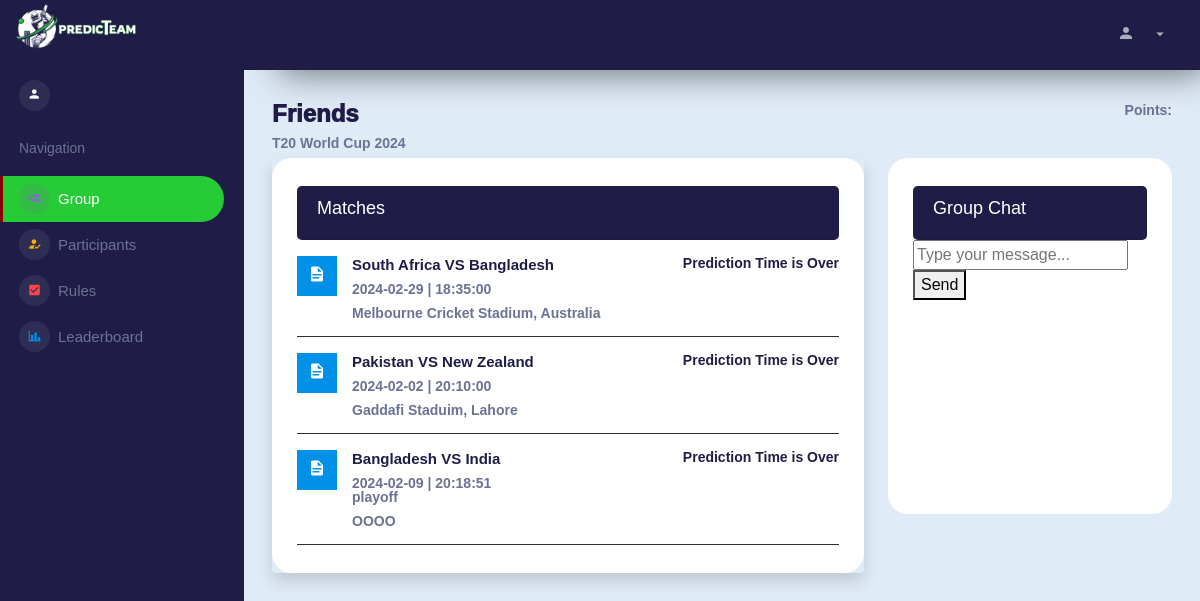
The app's page /User/group_details.php?group_id=4 (signed in) with its own data.
### tables this page shows
CREATE TABLE `groups` (
  `group_id` int(11) NOT NULL,
  `groupName` varchar(255) NOT NULL,
  `tournamentid` int(11) NOT NULL,
  `admin_id` int(11) DEFAULT NULL,
  `rules_id` int(11) NOT NULL
);

CREATE TABLE `tournaments` (
  `tournamentName` varchar(255) NOT NULL,
  `startDate` date NOT NULL,
  `endDate` date NOT NULL,
  `tournamentid` int(11) NOT NULL
);

CREATE TABLE `matches` (
  `match_id` int(11) NOT NULL,
  `tournamentid` int(11) NOT NULL,
  `team1_id` int(11) NOT NULL,
  `team2_id` int(11) NOT NULL,
  `match_date` date NOT NULL,
  `match_time` time NOT NULL,
  `venue` varchar(255) NOT NULL,
  `result` int(255) DEFAULT NULL,
  `match_type` varchar(255) NOT NULL
);

CREATE TABLE `teams` (
  `teamid` int(11) NOT NULL,
  `teamName` varchar(100) NOT NULL
);

### User/group_details.php (the view, shortened to what this page needs)
<?php
include '../includes/database.php';
if (isset($_SESSION['user_id'])) {
  $group_id = isset($_GET['group_id']) ? $_GET['group_id'] : null;
  if (!empty($group_id)) {
    $groupQuery = "SELECT groups.groupName, tournaments.tournamentName, tournaments.tournamentid
                   FROM groups
                   INNER JOIN tournaments ON groups.tournamentid = tournaments.tournamentid
                   WHERE groups.group_id = '$group_id'";
    $groupResult = mysqli_query($con, $groupQuery);
    if ($groupResult && mysqli_num_rows($groupResult) > 0) {
      $groupData = mysqli_fetch_assoc($groupResult);
      $groupName = $groupData['groupName'];
      $tournamentId = $groupData['tournamentid'];
      $tournamentName = $groupData['tournamentName'];
      $matchesQuery = "SELECT matches.*, team1.teamName AS team1Name, team2.teamName AS team2Name
            FROM matches
            INNER JOIN teams AS team1 ON matches.team1_id = team1.teamid
            INNER JOIN teams AS team2 ON matches.team2_id = team2.teamid
            WHERE matches.tournamentid = $tournamentId;";
      $matchesResult = mysqli_query($con, $matchesQuery);
    }
  }
?>
  <!DOCTYPE html>
  <html lang="en">
  <head>
    <link rel="stylesheet" href="../assets/vendors/mdi/css/materialdesignicons.min.css">
    <link rel="stylesheet" href="../assets/vendors/css/vendor.bundle.base.css">
    <link rel="stylesheet" href="../assets/vendors/jvectormap/jquery-jvectormap.css">
    <link rel="stylesheet" href="../assets/vendors/flag-icon-css/css/flag-icon.min.css">
    <link rel="stylesheet" href="../assets/vendors/owl-carousel-2/owl.carousel.min.css">
    <link rel="stylesheet" href="../assets/vendors/owl-carousel-2/owl.theme.default.min.css">
    <link rel="stylesheet" href="../assets/css/style.css">
    <link rel="stylesheet" href="../assets/css/custom.css">
  </head>
  <body style="font-family: 'Poppins', sans-serif;font-weight:600 ;color:#1f1d47">
    <div class="container-scroller">
      <nav class="sidebar sidebar-offcanvas" style="background-color: #1f1d47" id="sidebar">
        <div class="sidebar-brand-wrapper d-none d-lg-flex align-items-center justify-content-center fixed-top" style="background-color: #1f1d47">
          <a href="dashboard.php"><img class="ml-3" width="80%" src="../images/donelogo.png" alt="logo" /></a>
        </div>
        <ul class="nav">
          <li class="nav-item profile">
            <div class="profile-desc">
              <div class="profile-pic">
                <div class="count-indicator">
                  <div class="menu-icon">
                  </div>
                </div>
              </div>
            </div>
          </li>
          <li class="nav-item nav-category">
            <span class="nav-link">Navigation</span>
          </li>
          <li class="nav-item menu-items">
            <a class="nav-link" href="group_details.php?group_id=<?php echo $group_id; ?>">
              <span class="menu-icon">
                <i class="mdi mdi-account-multiple-plus"></i>
              </span>
              <span class="menu-title">Group</span>
            </a>
          </li>
          <li class="nav-item menu-items">
            <a class="nav-link" href="participants.php?group_id=<?php echo $group_id; ?>">
              <span class="menu-icon">
                <i class="mdi mdi-account-check"></i>
              </span>
              <span class="menu-title">Participants</span>
            </a>
          </li>
          <li class="nav-item menu-items">
            <a class="nav-link" href="rules_display.php?group_id=<?php echo $group_id; ?>">
              <span class="menu-icon">
                <i class="mdi mdi-checkbox-marked"></i>
              </span>
              <span class="menu-title">Rules</span>
            </a>
          </li>
          <li class="nav-item menu-items">
            <a class="nav-link" href="leaderboard.php?group_id=<?php echo $group_id; ?>">
              <span class="menu-icon">
                <i class="mdi mdi-chart-bar"></i>
              </span>
              <span class="menu-title">Leaderboard</span>
            </a>
          </li>
        </ul>
      </nav>
      <div class="container-fluid page-body-wrapper">
        <nav class="navbar p-0 fixed-top d-flex flex-row">
          <div class="navbar-menu-wrapper flex-grow d-flex align-items-stretch" style="background-color: #1f1d47">
            <ul class="navbar-nav navbar-nav-right">
              <li class="nav-item dropdown">
                <a class="nav-link" id="profileDropdown" href="#" data-toggle="dropdown">
                  <div class="navbar-profile">
                    <span><i class="img-xs rounded-circle mdi mdi-account"></i></span>
                    <i class="mdi mdi-menu-down d-none d-sm-block"></i>
                  </div>
                </a>
              </li>
            </ul>
          </div>
        </nav>
        <div class="main-panel">
          <div class="content-wrapper" style="background-color:#dfebf7">
            <div class="d-flex justify-content-between">
              <div>
                <h3 class="card-title mb-1" style="font-weight:1000"><?php echo $groupName; ?></h4>
                  <p class="text-muted mb-1"><?php echo $tournamentName; ?></p>
              </div>
              <p class="text-muted mb-1">Points: <?php echo $points; ?></p>
            </div>
            <div class="row">
              <div class="col-md-8 grid-margin stretch-card">
                <div class="card shadow">
                  <div class="card-body" style="background-color:white">
                    <div class="card-header bg-purple rounded-lg" style="font-family: 'Poppins',sans-serif;">
                      <h4 class="text-white">Matches</h4>
                    </div>
                    <div class="row">
                      <div class="col-12">
                        <?php
                        while ($match = mysqli_fetch_assoc($matchesResult)) {
                          $team1Id = $match['team1_id'];
                          $team2Id = $match['team2_id'];
                          $matchId = $match['match_id'];
                          $userId = $_SESSION['user_id'];
                          $prediction = "SELECT teams.teamName from prediction
  inner join teams on prediction.predicted_team_id=teams.teamId
  where group_id = $group_id and match_id = $matchId and
  user_id = $userId";
                          $predictionResult = mysqli_query($con, $prediction);
                          $team1Query = "SELECT teamName FROM teams WHERE teamid = $team1Id";
                          $team2Query = "SELECT teamName FROM teams WHERE teamid = $team2Id";
                          $team1Result = mysqli_query($con, $team1Query);
                          $team2Result = mysqli_query($con, $team2Query);
                          $team1Name = ($team1Row = mysqli_fetch_assoc($team1Result)) ? $team1Row['teamName'] : 'Unknown Team';
                          $team2Name = ($team2Row = mysqli_fetch_assoc($team2Result)) ? $team2Row['teamName'] : 'Unknown Team';
                        ?>
                          <div class="preview-list">
                            <div class="preview-item border-bottom">
                              <div class="preview-thumbnail">
                                <div class="preview-icon bg-primary">
                                  <i class="mdi mdi-file-document"></i>
                                </div>
                              </div>
                              <div class="preview-item-content d-sm-flex flex-grow">
                                <div class="flex-grow">
                                  <h6 class="preview-subject" style="font-weight:700"><?php echo $team1Name . " VS " . $team2Name ?></h6>
                                  <p class="text-muted mb-0"><?php echo $match['match_date'] . " | " . $match['match_time'] ?></p>
                                  <p class="text-muted"><?php echo $match['match_type'] ?></p>
                                  <p class="text-muted mb-0"><?php echo $match['venue'] ?></p>
                                </div>
                                <div class="mr-auto text-sm-right pt-2 pt-sm-0">
                                  <?php
                                  $datetime = date("Y-m-d H:i:s");
                                  $timestamp = strtotime($datetime);
                                  $time = $timestamp - (30 * 60);
                                  $date = date("Y-m-d", $time);
                                  $time = date("H:i:s", $time);
                                  if ($predictionResult && mysqli_num_rows($predictionResult) > 0) {
                                    $predictionData = mysqli_fetch_assoc($predictionResult);
                                    echo "Prediction: {$predictionData['teamName']} <br>";
                                  } else if (
                                    $match["match_date"] < $date ||
                                    ($match['match_date'] == $date && $match['match_time'] <= $time)
                                  ) {
                                    echo "Prediction Time is Over <br>";
                                  } else {
                                  ?>
                                    <button class="btn btn-success btn-rounded btn-fw" onclick='openPredictionForm(<?= json_encode($match) ?>)'>Predict</button>
                                    <input type='hidden' name="match_id" value="<?php echo $match['match_id'] ?>">
                                <?php
                                  }
                                  echo '</div></div></div>';
                                }
                                ?>
                                </div>
                              </div>
                            </div>
                          </div>
                      </div>
                    </div>
                  </div>
                  <?php
                  if ($matchesResult && mysqli_num_rows($matchesResult) > 0) {
                    echo "<ul>";
                  ?>
                  <?php
                  }
                  ?>
                </div>
                <div class="col-md-4 grid-margin overflow-auto">
                    <div class="card position-sticky sticky-top">
                      <div class="card-body overflow-auto" style="background-color:white; height: 356px">
                        <div class="card-header bg-purple rounded-lg position-sticky sticky-top">
                          <h4 class="text-white">Group Chat</h4>
                        </div>
                        <div id="chatSection">
                          <input type="text" id="messageInput" placeholder="Type your message...">
                          <button type="button" onclick="sendMessage()">Send</button>
                        </div>
                      </div>
                    </div>
                  </div>
              </div>
            </div>
          </div>
        </div>
  </body>
  </html>
<?php } else {
  header('Location: ../signup.php');
  echo "Please login";
} ?>

### assets/css/custom.css (style rules this page uses)
.bg-purple { background-color: #1f1d47 !important; }

### records on screen
groups: groupName "Friends", tournamentid.tournamentName "T20 World Cup 2024"
matches: team1.teamName "South Africa", team2.teamName "Bangladesh", match_date "2024-02-29", match_time "18:35:00", venue "Melbourne Cricket Stadium, Australia", shows "Prediction Time is Over"
matches: team1.teamName "Pakistan", team2.teamName "New Zealand", match_date "2024-02-02", match_time "20:10:00", venue "Gaddafi Staduim, Lahore", shows "Prediction Time is Over"
matches: team1.teamName "Bangladesh", team2.teamName "India", match_date "2024-02-09", match_time "20:18:51", match_type "playoff", venue "OOOO", shows "Prediction Time is Over"
